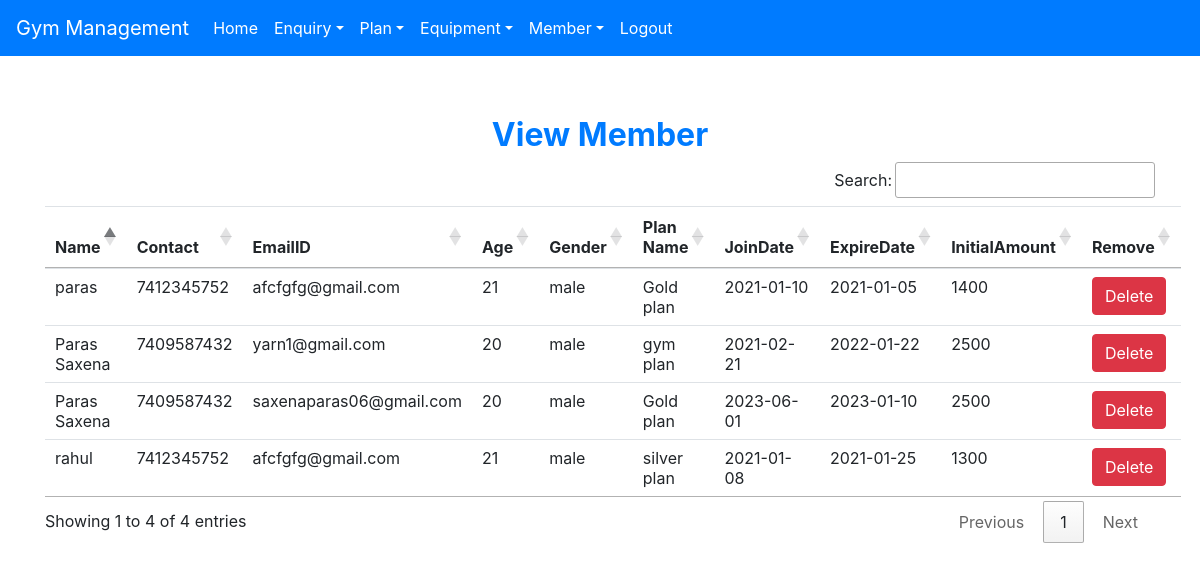
Page /view_member (signed in) on the committed database.
### gymManagement/gym/models.py (models this page shows, shortened)
class Member(models.Model):
    name = models.CharField(max_length=50)
    contact = models.CharField(max_length=10)
    emailid = models.CharField(max_length=50)
    age = models.CharField(max_length=10)
    gender = models.CharField(max_length=10)
    plan = models.CharField(max_length=40)
    joindate = models.CharField(max_length=40)
    expiredate = models.CharField(max_length=40)
    initialamount = models.CharField(max_length=10)

### gymManagement/gym/views.py (the view)
# urls.py: path('view_member',View_Member,name='view_member'),
def View_Member(request):
    if not request.user.is_staff:
        return redirect('login')
    member = Member.objects.all()
    d = {'member':member}
    return render(request, 'view_member.html', d)

### gymManagement/gym/templates/view_member.html
{% extends 'navigationbar.html' %}
{% block body %}
<div class="container" style="margin-top:60px">
<h2 class="text-center text-primary font-weight-bold">View Member</h2>
<table id="example" class="table table-hover">
    <thead>
    <tr>
        <th>Name</th>
        <th>Contact</th>
        <th>EmailID</th>
        <th>Age</th>
        <th>Gender</th>
        <th>Plan Name</th>
        <th>JoinDate</th>
        <th>ExpireDate</th>
        <th>InitialAmount</th>
        <th>Remove</th>
    </tr>
    </thead>
    <tbody>
    {% for i in member %}
        <tr>
            <td>{{i.name}}</td>
            <td>{{i.contact}}</td>
            <td>{{i.emailid}}</td>
            <td>{{i.age}}</td>
            <td>{{i.gender}}</td>
            <td>{{i.plan}}</td>
            <td>{{i.joindate}}</td>
            <td>{{i.expiredate}}</td>
            <td>{{i.initialamount}}</td>
            <td><a class= "btn btn-danger" href="{% url 'delete_member' i.id%}" onclick="return confirm('Are you sure?')">Delete</a></td>
        </tr>
    {% endfor %}
    </tbody>
</table>
</div>
    {% endblock %}

### rows in the picture
Member: name "paras", contact "7412345752", emailid "afcfgfg@gmail.com", age "21", gender "male", plan "Gold plan", joindate "2021-01-10", expiredate "2021-01-05", initialamount "1400"
Member: name "rahul", contact "7412345752", emailid "afcfgfg@gmail.com", age "21", gender "male", plan "silver plan", joindate "2021-01-08", expiredate "2021-01-25", initialamount "1300"
Member: name "Paras Saxena", contact "7409587432", emailid "yarn1@gmail.com", age "20", gender "male", plan "gym plan", joindate "2021-02-21", expiredate "2022-01-22", initialamount "2500"
Member: name "Paras Saxena", contact "7409587432", emailid "saxenaparas06@gmail.com", age "20", gender "male", plan "Gold plan", joindate "2023-06-01", expiredate "2023-01-10", initialamount "2500"
